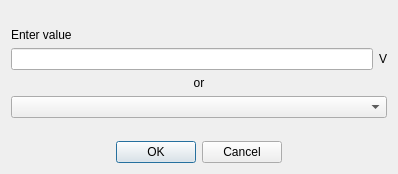
<?xml version="1.0" encoding="UTF-8"?>
<ui version="4.0">
 <class>ValueSetDialog</class>
 <widget class="QDialog" name="ValueSetDialog">
  <property name="geometry">
   <rect>
    <x>0</x>
    <y>0</y>
    <width>398</width>
    <height>174</height>
   </rect>
  </property>
  <property name="windowTitle">
   <string>Dialog</string>
  </property>
  <layout class="QVBoxLayout" name="verticalLayout">
   <item>
    <spacer name="verticalSpacer">
     <property name="orientation">
      <enum>Qt::Vertical</enum>
     </property>
     <property name="sizeHint" stdset="0">
      <size>
       <width>20</width>
       <height>40</height>
      </size>
     </property>
    </spacer>
   </item>
   <item>
    <widget class="QLabel" name="lbEnterValue">
     <property name="text">
      <string>Enter value</string>
     </property>
    </widget>
   </item>
   <item>
    <layout class="QHBoxLayout" name="horizontalLayout">
     <item>
      <widget class="QLineEdit" name="edValue"/>
     </item>
     <item>
      <widget class="QLabel" name="lbValueUnits">
       <property name="text">
        <string>V</string>
       </property>
      </widget>
     </item>
    </layout>
   </item>
   <item>
    <widget class="QLabel" name="label">
     <property name="text">
      <string>or</string>
     </property>
     <property name="alignment">
      <set>Qt::AlignCenter</set>
     </property>
    </widget>
   </item>
   <item>
    <widget class="QComboBox" name="cbPresets">
     <property name="currentIndex">
      <number>-1</number>
     </property>
     <property name="placeholderText">
      <string>select preset</string>
     </property>
     <item>
      <property name="text">
       <string>0.000</string>
      </property>
     </item>
     <item>
      <property name="text">
       <string>3.300</string>
      </property>
     </item>
     <item>
      <property name="text">
       <string>5.000</string>
      </property>
     </item>
     <item>
      <property name="text">
       <string>12.000</string>
      </property>
     </item>
     <item>
      <property name="text">
       <string>15.000</string>
      </property>
     </item>
     <item>
      <property name="text">
       <string>24.000</string>
      </property>
     </item>
    </widget>
   </item>
   <item>
    <spacer name="verticalSpacer_3">
     <property name="orientation">
      <enum>Qt::Vertical</enum>
     </property>
     <property name="sizeHint" stdset="0">
      <size>
       <width>20</width>
       <height>40</height>
      </size>
     </property>
    </spacer>
   </item>
   <item>
    <widget class="QDialogButtonBox" name="buttonBox">
     <property name="orientation">
      <enum>Qt::Horizontal</enum>
     </property>
     <property name="standardButtons">
      <set>QDialogButtonBox::Cancel|QDialogButtonBox::Ok</set>
     </property>
     <property name="centerButtons">
      <bool>true</bool>
     </property>
    </widget>
   </item>
  </layout>
 </widget>
 <resources/>
 <connections>
  <connection>
   <sender>buttonBox</sender>
   <signal>accepted()</signal>
   <receiver>ValueSetDialog</receiver>
   <slot>accept()</slot>
   <hints>
    <hint type="sourcelabel">
     <x>260</x>
     <y>169</y>
    </hint>
    <hint type="destinationlabel">
     <x>157</x>
     <y>274</y>
    </hint>
   </hints>
  </connection>
  <connection>
   <sender>buttonBox</sender>
   <signal>rejected()</signal>
   <receiver>ValueSetDialog</receiver>
   <slot>reject()</slot>
   <hints>
    <hint type="sourcelabel">
     <x>328</x>
     <y>169</y>
    </hint>
    <hint type="destinationlabel">
     <x>286</x>
     <y>274</y>
    </hint>
   </hints>
  </connection>
 </connections>
</ui>
